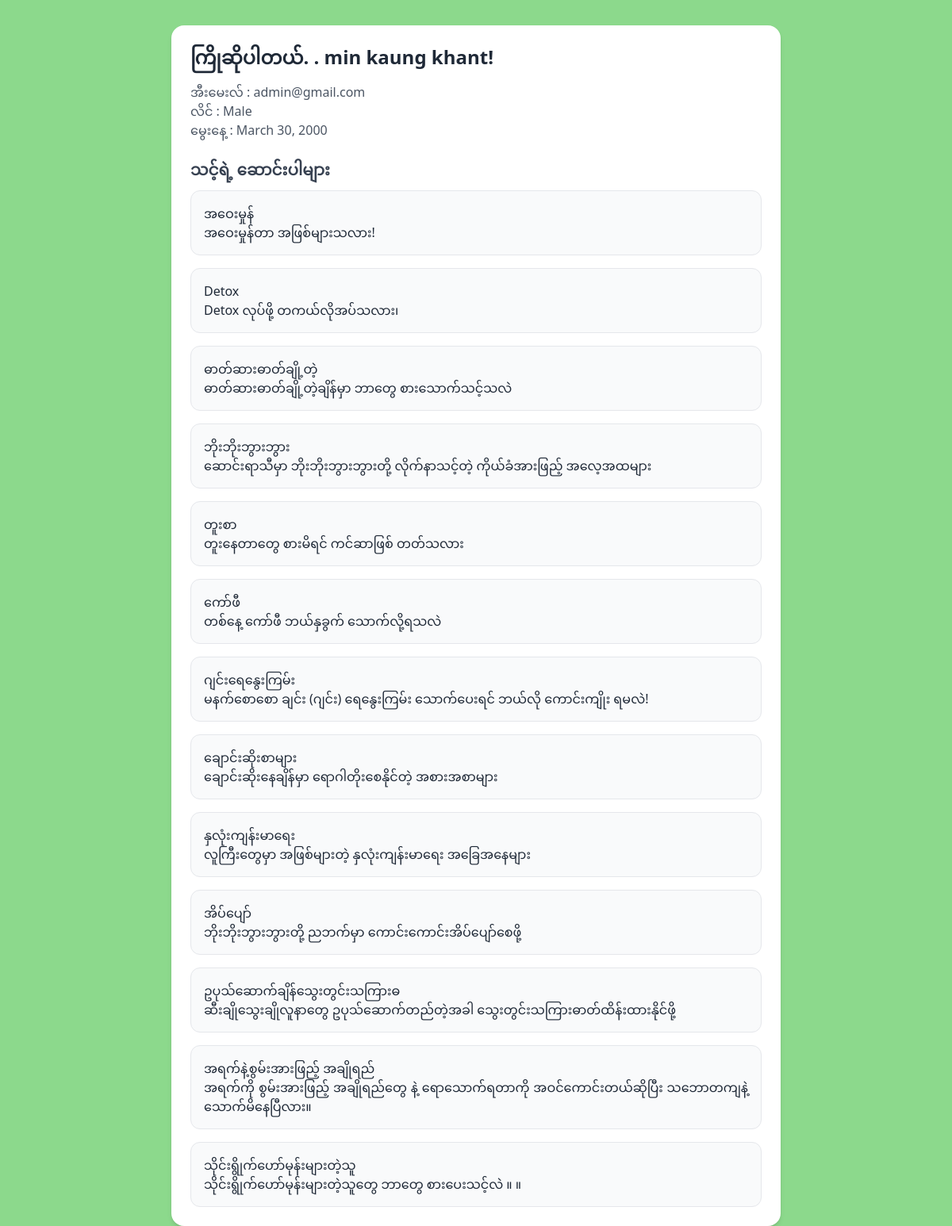
/my_account/ (signed in), run on an earlier commit of the app's database.
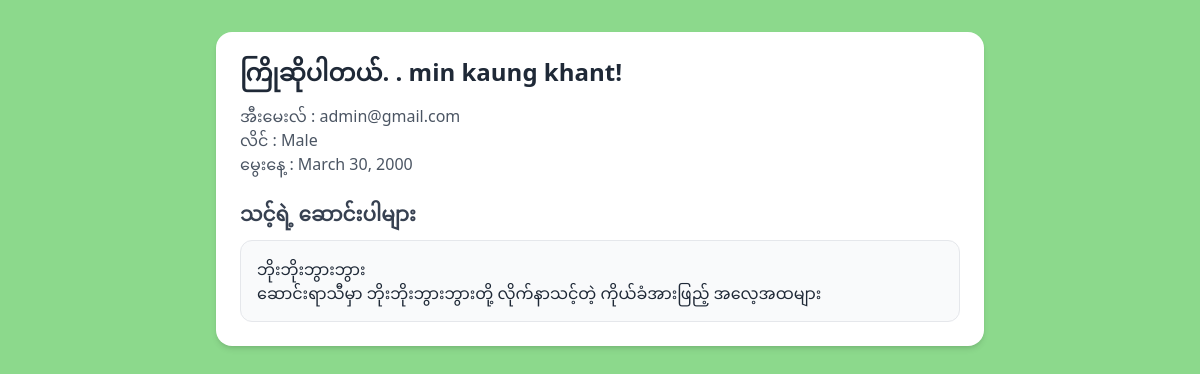
And on a later commit of the database.
### article_system/models.py (models this page shows, shortened)
class Article(models.Model):
    name = models.CharField(max_length=30)
    caption = models.TextField(null=True, blank=True)
    topic = models.TextField()
    photo = models.ImageField(upload_to='article_photos/', null=True, blank=True)
    creator = models.ForeignKey(User_Account, on_delete=models.SET_NULL, null=True, blank=True, default="unknown")
    created_time = models.DateTimeField(auto_now_add=True)

### epidemic_stoper_system/views.py (the view)
# urls.py: path('my_account/',my_account,name='my_account'),
def my_account(request):
    if request.method == 'GET':
        if (request.user.is_authenticated):
            my_upload_records = Article.objects.filter(creator=request.user)
            return render(request, 'my_account.html', {'my_records':my_upload_records})
        else:
            return redirect('login')

### epidemic_stoper_system/templates/my_account.html (shortened to what this page needs)
{% load static tailwind_tags %}
<!DOCTYPE html>
<html lang="en">
<head>
    {% tailwind_css %}
</head>
<body  class="bg-[#8cd98c]">
<div class="max-w-3xl mx-auto p-6 bg-white rounded-2xl shadow-md mt-8">
    <h1 class="text-2xl font-bold text-gray-800 mb-4">
        ကြိုဆိုပါတယ်. . {{ request.user.username }}!
    </h1>
    <div class="mb-6">
        <p class="text-gray-600">အီးမေးလ် : {{ user.email }}</p>
        <p class="text-gray-600">လိင် : {{ user.gender }}</p>
        <p class="text-gray-600">မွေးနေ့ : {{ user.DOB }}</p>
    </div>
    <h2 class="text-xl font-semibold text-gray-700 mb-3">
        သင့်ရဲ့ ဆောင်းပါများ
    </h2>
    {% if my_records %}
        <div class="space-y-4">
            {% for post in my_records %}
                <div class="p-4 bg-gray-50 rounded-xl border">
                    <a href="{% url 'article_detail' post.pk %}" ><p class="text-gray-800 text-justify">
                        {{ post.name }}</br>
                        {{ post.caption }}
                    </p></a>
                </div>
            {% endfor %}
        </div>
    {% else %}
        <p class="text-gray-500">သင်အခုထိ ဆောင်းပါးများ မရေးရသေးပါ။</p>
    {% endif %}
</div>
</body>
</html>

What changed in the data, as far as the page shows it:
no longer on this page (row edited): Article: name "အဝေးမှုန်", caption "အဝေးမှုန်တာ အဖြစ်များသလား!"
no longer on this page (row edited): Article: name "Detox", caption "Detox လုပ်ဖို့ တကယ်လိုအပ်သလား၊"
no longer on this page (row edited): Article: name "ဓာတ်ဆားဓာတ်ချို့တဲ့", caption "ဓာတ်ဆားဓာတ်ချို့တဲ့ချိန်မှာ ဘာတွေ စားသောက်သင့်သလဲ"
no longer on this page (row edited): Article: name "တူးစာ", caption "တူးနေတာတွေ စားမိရင် ကင်ဆာဖြစ် တတ်သလား"
no longer on this page (row edited): Article: name "ကော်ဖီ", caption "တစ်နေ့ ကော်ဖီ ဘယ်နှခွက် သောက်လို့ရသလဲ"
no longer on this page (row edited): Article: name "ဂျင်းရေနွေးကြမ်း", caption "မနက်စောစော ချင်း (ဂျင်း) ရေနွေးကြမ်း သောက်ပေးရင် ဘယ်လို ကောင်းကျိုး ရမလဲ!"
no longer on this page (row edited): Article: name "ချောင်းဆိုးစာများ", caption "ချောင်းဆိုးနေချိန်မှာ ရောဂါတိုးစေနိုင်တဲ့ အစားအစာများ"
no longer on this page (row edited): Article: name "နှလုံးကျန်းမာရေး", caption "လူကြီးတွေမှာ အဖြစ်များတဲ့ နှလုံးကျန်းမာရေး အခြေအနေများ"
no longer on this page (row edited): Article: name "အိပ်ပျော်", caption "ဘိုးဘိုးဘွားဘွားတို့ ညဘက်မှာ ကောင်းကောင်းအိပ်ပျော်စေဖို့"
no longer on this page (row edited): Article: name "ဥပုသ်ဆောက်ချိန်သွေးတွင်းသကြားဓ", caption "ဆီးချိုသွေးချိုလူနာတွေ ဥပုသ်ဆောက်တည်တဲ့အခါ သွေးတွင်းသကြားဓာတ်ထိန်းထားနိုင်ဖို့"
no longer on this page (row edited): Article: name "အရက်နဲ့စွမ်းအားဖြည့် အချိုရည်", caption "အရက်ကို စွမ်းအားဖြည့် အချိုရည်တွေ နဲ့ ရောသောက်ရတာကို အဝင်ကောင်းတယ်ဆိုပြီး သဘောတကျနဲ့ သောက်မိနေပြီလား။"
no longer on this page (row edited): Article: name "သိုင်းရွိုက်ဟော်မုန်းများတဲ့သူ", caption "သိုင်းရွိုက်ဟော်မုန်းများတဲ့သူတွေ ဘာတွေ စားပေးသင့်လဲ ။ ။"
